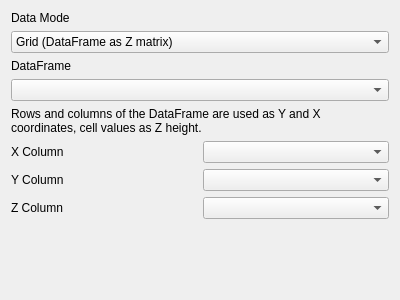
<?xml version="1.0" encoding="UTF-8"?>
<ui version="4.0">
 <class>DAChartAdd3DSurfaceWidget</class>
 <widget class="QWidget" name="DAChartAdd3DSurfaceWidget">
  <property name="geometry">
   <rect>
    <x>0</x>
    <y>0</y>
    <width>400</width>
    <height>300</height>
   </rect>
  </property>
  <property name="windowTitle">
   <string>Add 3D Surface</string>
  </property>
  <layout class="QVBoxLayout" name="verticalLayout">
   <item>
    <widget class="QLabel" name="labelMode">
     <property name="text">
      <string>Data Mode</string>
     </property>
    </widget>
   </item>
   <item>
    <widget class="QComboBox" name="comboBoxMode">
     <item>
      <property name="text">
       <string>Grid (DataFrame as Z matrix)</string>
      </property>
     </item>
     <item>
      <property name="text">
       <string>Scatter (X/Y/Z columns)</string>
      </property>
     </item>
    </widget>
   </item>
   <item>
    <widget class="QLabel" name="labelDataframe">
     <property name="text">
      <string>DataFrame</string>
     </property>
    </widget>
   </item>
   <item>
    <widget class="QComboBox" name="comboBoxDataframe"/>
   </item>
   <item>
    <widget class="QWidget" name="widgetGridConfig" native="true">
     <layout class="QVBoxLayout" name="verticalLayoutGrid">
      <property name="leftMargin">
       <number>0</number>
      </property>
      <property name="topMargin">
       <number>0</number>
      </property>
      <property name="rightMargin">
       <number>0</number>
      </property>
      <property name="bottomMargin">
       <number>0</number>
      </property>
      <item>
       <widget class="QLabel" name="labelGridHint">
        <property name="text">
         <string>Rows and columns of the DataFrame are used as Y and X coordinates, cell values as Z height.</string>
        </property>
        <property name="wordWrap">
         <bool>true</bool>
        </property>
       </widget>
      </item>
     </layout>
    </widget>
   </item>
   <item>
    <widget class="QWidget" name="widgetScatterConfig" native="true">
     <layout class="QGridLayout" name="gridLayoutScatter">
      <property name="leftMargin">
       <number>0</number>
      </property>
      <property name="topMargin">
       <number>0</number>
      </property>
      <property name="rightMargin">
       <number>0</number>
      </property>
      <property name="bottomMargin">
       <number>0</number>
      </property>
      <item row="0" column="0">
       <widget class="QLabel" name="labelX">
        <property name="text">
         <string>X Column</string>
        </property>
       </widget>
      </item>
      <item row="0" column="1">
       <widget class="QComboBox" name="comboBoxX"/>
      </item>
      <item row="1" column="0">
       <widget class="QLabel" name="labelY">
        <property name="text">
         <string>Y Column</string>
        </property>
       </widget>
      </item>
      <item row="1" column="1">
       <widget class="QComboBox" name="comboBoxY"/>
      </item>
      <item row="2" column="0">
       <widget class="QLabel" name="labelZ">
        <property name="text">
         <string>Z Column</string>
        </property>
       </widget>
      </item>
      <item row="2" column="1">
       <widget class="QComboBox" name="comboBoxZ"/>
      </item>
     </layout>
    </widget>
   </item>
   <item>
    <spacer name="verticalSpacer">
     <property name="orientation">
      <enum>Qt::Vertical</enum>
     </property>
     <property name="sizeHint" stdset="0">
      <size>
       <width>20</width>
       <height>40</height>
      </size>
     </property>
    </spacer>
   </item>
  </layout>
 </widget>
 <resources/>
 <connections/>
</ui>
